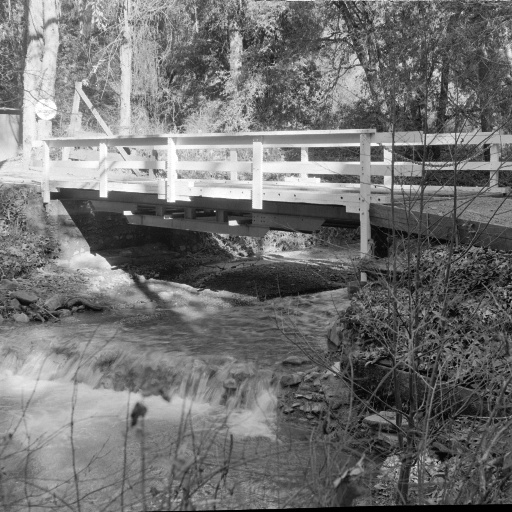
%> input picture Practical2/resim.tiff, 512 x 512 px
$ octave practise2.m   (GNU Octave 9; MATLAB toolbox functions it lacks are replaced by stand-ins)
%> lines starting %> are read from the running program, lines starting %| are printed output that depends on the picture
%% TASK 2: IMAGE COMPRESSING
% *We attempted to impelement PCA for images. Therefore, we can decide
% how much we should compress to impelement our applications efficiently*


%% Converting Image Data
image=imread('resim.tiff'); % getting image
%> image is the input picture: size 512x512 uint8; min 0, max 255, mean 113.8
image=double(image);  % converting double
%> image: size 512x512 double
figure(1)
imshow('resim.tiff') % checking by showing
title('Original Image')
%% Normalisation and PCA

% normalisation of image matrix.
m = mean(image);
%> m = 512 values, max 176 at index 49, min 73.37 at index 456, mean 113.8
s = std(image);
%> s = 512 values, max 64.42 at index 126, min 28.66 at index 394, mean 47.35
ndata = ((image-m.*ones(512))./s);
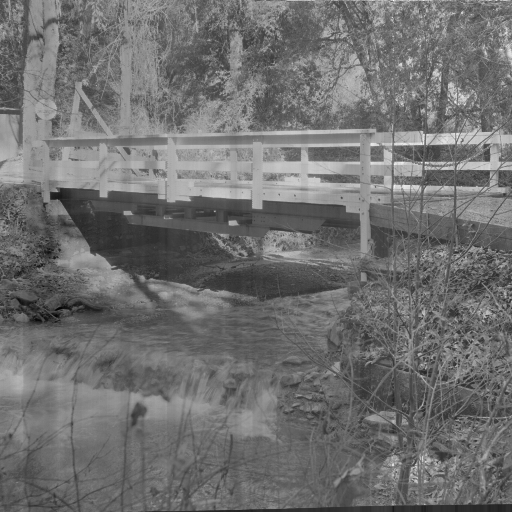
%> ndata: size 512x512 double; min -3.62, max 4.63, mean -1.04e-17; drawn with min black and max white
[pcvalues, pcvectors]=pca(ndata);


%% Projection of First 10 Components
projdata10 = ndata*pcvectors(:,1:10); % image compressing with first 10 components
org10= projdata10*transpose(pcvectors(:,1:10));
figure(2)
imshow(org10, []);
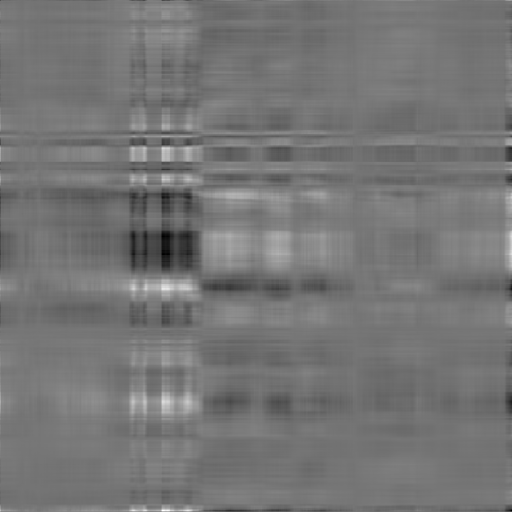
%> displayed picture: size 512x512, on the screen's scale of 0 to 255; min 0, max 255, mean 117.1
title('Projection of First 10 components')


%% Projection of First 20 Components
projdata20 = ndata*pcvectors(:,1:20); % image compressing with first 20 components
org20= projdata20*transpose(pcvectors(:,1:20));
figure(3)
imshow(org20, []);
title('Projection of First 20 components')


%% Projection of First 50 Components
projdata50 = ndata*pcvectors(:,1:50); % image compressing with first 50 components
org50 = projdata50*transpose(pcvectors(:,1:50));
figure(4)
imshow(org50, []);
title('Projection of First 50 components')

%% Result
% As we can see, decreasing number of principal components cause image
% distortion. To utilitise the image data efficiently, we should use
% correct number of principal components to compress. In this example, 50
% components have less distortion than the others. Therefore, it is better to choose 50
% to use for image compressing.
